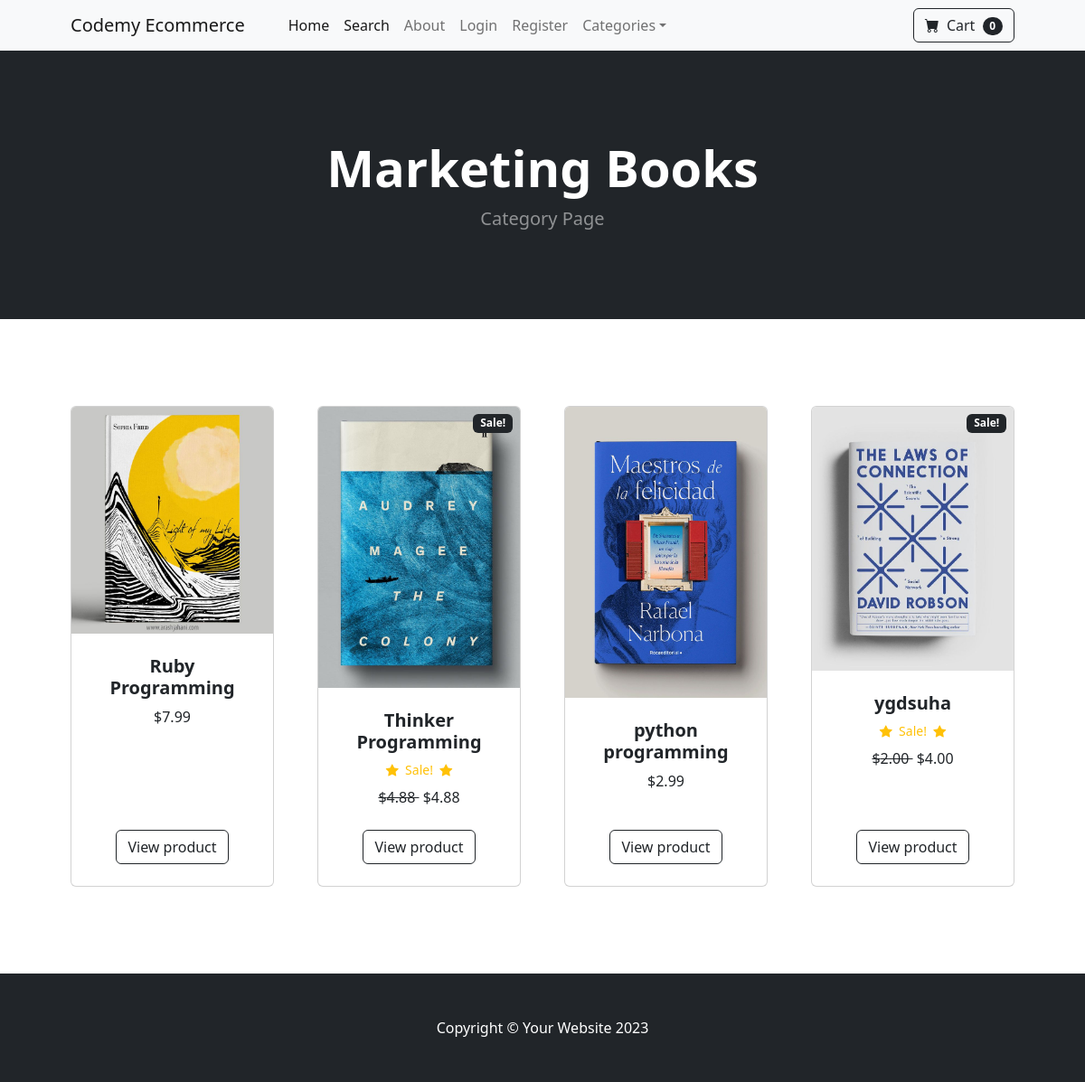
The page /category/Marketing Books/ on the database its author committed.
### store/models.py (models this page shows, shortened)
class Category(models.Model):
    name = models.CharField(max_length=200)
    def __str__(self):
        return self.name
    class Meta:
        verbose_name_plural = 'Category'

class Product(models.Model):
    name = models.CharField(max_length=200)
    price = models.DecimalField(max_digits=6, decimal_places=2)
    description = models.CharField(max_length=250, default='', blank=True, null=True)
    image = models.ImageField(upload_to='uploads/product/')
    category = models.ForeignKey(Category, on_delete=models.CASCADE, default=1)
    is_sale = models.BooleanField(default=False)
    sale_price = models.DecimalField(max_digits=6, decimal_places=2, default=datetime.datetime.now())  # Set default sale price to current date and time

### store/views.py (the view)
# urls.py: path('category/<str:foo>/', views.category, name='category'),
def category(request, foo):
    foo = foo.replace('-', ' ')
    try:
        category = Category.objects.get(name=foo)
        products = Product.objects.filter(category=category)
        return render(request, 'category.html', {'category':category, 'products':products})
    except:
        messages.error(request, 'This category does not exist')
        return redirect('home')

### cart/cart.py (called while the page is built)
	def __len__(self):
		return len(self.cart)

### cart/context_processors.py (called while the page is built)
def cart(request):
	return {'cart': Cart(request)}

### store/templates/category.html
{% extends 'base.html' %}
{% block content %}
        <header class="bg-dark py-5">
            <div class="container px-4 px-lg-5 my-5">
                <div class="text-center text-white">
                    <h1 class="display-4 fw-bolder">{{category}}</h1>
                    <p class="lead fw-normal text-white-50 mb-0">Category Page</p>
                </div>
            </div>
        </header>
        <section class="py-5">
            <div class="container px-4 px-lg-5 mt-5">
                <div class="row gx-4 gx-lg-5 row-cols-2 row-cols-md-3 row-cols-xl-4 justify-content-center">
                    {% for product in products %}
                        {% if product.is_sale %}
                    <div class="col mb-5">
                        <div class="card h-100">
                             <div class="badge bg-dark position-absolute" style="top: 0.5rem; right: 0.5rem">Sale!</div>
                            <img class="card-img-top" src="{{product.image.url}}" alt="..." />
                            <div class="card-body p-4">
                                <div class="text-center">
                                    <h5 class="fw-bolder"> {{product.name}}</h5>
                                     <div class="d-flex justify-content-center small text-warning mb-2">
                                        <div class="bi-star-fill"></div>
                                        &nbsp;&nbsp;Sale!&nbsp;&nbsp;
                                        <div class="bi-star-fill"></div>
                                     </div>
                                    <strike>
                                    ${{product.price}}
                                    </strike>
                                    &nbsp;${{product.sale_price}}
                                </div>
                            </div>
                            <div class="card-footer p-4 pt-0 border-top-0 bg-transparent">
                                <div class="text-center"><a class="btn btn-outline-dark mt-auto" href="{% url 'product' product.id%}">View product</a></div>
                            </div>
                        </div>
                    </div>
                        {%else %}
                    <div class="col mb-5">
                        <div class="card h-100">
                            <img class="card-img-top" src="{{product.image.url}}" alt="..." />
                            <div class="card-body p-4">
                                <div class="text-center">
                                    <h5 class="fw-bolder"> {{product.name}}</h5>
                                    ${{product.price}}
                                </div>
                            </div>
                            <div class="card-footer p-4 pt-0 border-top-0 bg-transparent">
                                <div class="text-center"><a class="btn btn-outline-dark mt-auto" href="{% url 'product' product.id%}">View product</a></div>
                            </div>
                        </div>
                    </div>
                    {% endif %}
                    {% endfor %}
                </div>
        </section>
        {% endblock %}

### rows shown on the page
Category: name "Marketing Books"
Product: image (picture), name "Ruby Programming", price "7.99"
Product: image (picture), name "Thinker Programming", price "4.88", sale_price "4.88"
Product: image (picture), name "python programming", price "2.99"
Product: image (picture), name "ygdsuha", price "2.00", sale_price "4.00"

### other values the page prints
{{ cart|length }} "0"
